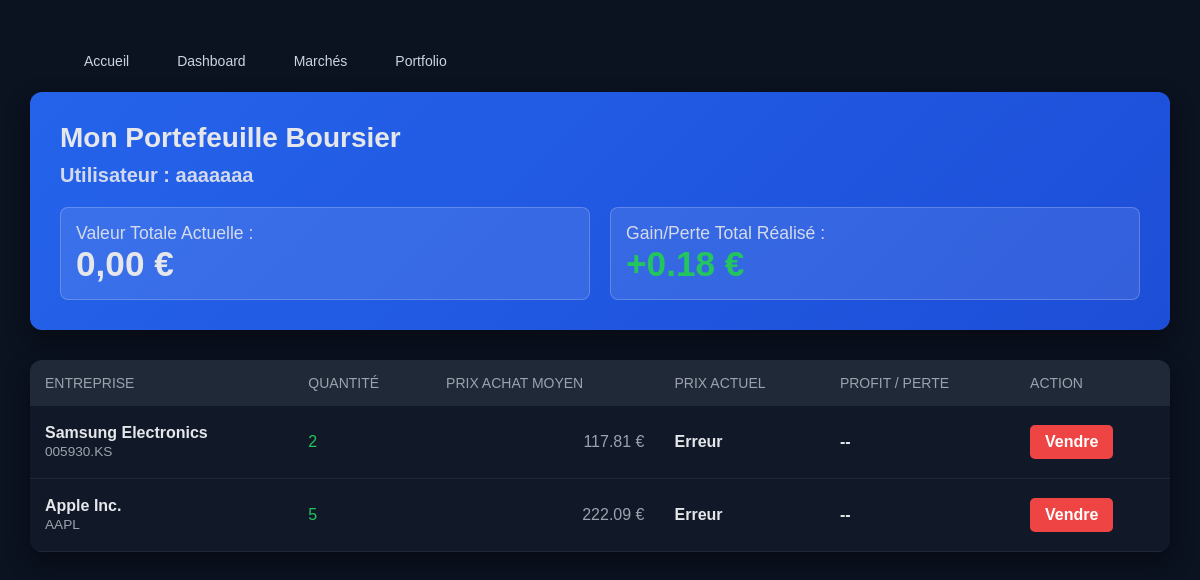
The page /wallet.php (signed in) on the database its author committed.
### tables this page shows
CREATE TABLE `client` (
  `id` int(11) NOT NULL,
  `pseudo` varchar(100) DEFAULT NULL,
  `email` varchar(100) DEFAULT NULL,
  `mdp` varchar(100) DEFAULT NULL,
  `token` varchar(50) DEFAULT NULL,
  `monnaie` int(11) DEFAULT NULL,
  `gain_realise` decimal(15,2) DEFAULT '0.00'
);

CREATE TABLE `portefeuille` (
  `id` int(11) NOT NULL,
  `pseudo_client` varchar(255) DEFAULT NULL,
  `ticker` varchar(20) DEFAULT NULL,
  `quantite` int(11) DEFAULT NULL,
  `prix_achat_moyen` decimal(15,4) DEFAULT NULL
);

CREATE TABLE `marche` (
  `ticker` varchar(10) NOT NULL,
  `nom` varchar(255) NOT NULL,
  `info` text
);

### wallet.php (the view, shortened to what this page needs)
<?php
include 'header.php';
$pdo = getBD();
$pseudo = $_SESSION['client']['pseudo'];
$stmt_client = $pdo->prepare("SELECT gain_realise FROM client WHERE pseudo = ?");
$stmt_client->execute([$pseudo]);
$client_info = $stmt_client->fetch(PDO::FETCH_ASSOC);
$gain_realise = $client_info ? $client_info['gain_realise'] : 0.00;
$sql = "
    SELECT p.ticker, p.quantite, p.prix_achat_moyen, m.nom
    FROM portefeuille p
    JOIN marche m ON p.ticker = m.ticker
    WHERE p.pseudo_client = ? AND p.quantite > 0
";
$stmt = $pdo->prepare($sql);
$stmt->execute([$pseudo]);
$portefeuille = $stmt->fetchAll(PDO::FETCH_ASSOC);
?>
<!DOCTYPE html>
<html lang="fr">
<head>
    <link href="wallet.css" rel="stylesheet" />
</head>
<body>
<div class="wallet-container">
    <h1>Mon Portefeuille Boursier</h1>
    <h2>Utilisateur : <?php echo htmlspecialchars($pseudo); ?></h2>
    <div style="display: flex; gap: 20px; margin-top: 20px; flex-wrap: wrap;">
        <div style="flex: 1; padding: 15px; background: rgba(255,255,255,0.1); border-radius: 8px; border: 1px solid rgba(255,255,255,0.2); min-width: 250px;">
            <span style="font-size: 1.1em; opacity: 0.9;">Valeur Totale Actuelle :</span>
            <div id="portfolio-total-display" style="font-size: 2.2em; font-weight: bold;">Chargement...</div>
        </div>
        <div style="flex: 1; padding: 15px; background: rgba(255,255,255,0.1); border-radius: 8px; border: 1px solid rgba(255,255,255,0.2); min-width: 250px;">
            <span style="font-size: 1.1em; opacity: 0.9;">Gain/Perte Total Réalisé :</span>
            <div style="font-size: 2.2em; font-weight: bold; color: <?php echo $gain_realise >= 0 ? '#22c55e' : '#f87171'; ?>;">
                <?php echo ($gain_realise > 0 ? "+" : "") . number_format($gain_realise, 2); ?> €
            </div>
        </div>
    </div>
</div>
<?php if (empty($portefeuille)) : ?>
    <div class="login-message">
        Votre portefeuille est actuellement vide. Allez sur les marchés pour acheter des actions !
    </div>
<?php else : ?>
    <table class="marches">
        <thead>
            <tr>
                <th>Entreprise</th>
                <th>Quantité</th>
                <th>Prix Achat Moyen</th>
                <th>Prix Actuel</th>
                <th>Profit / Perte</th>
                <th>Action</th>
            </tr>
        </thead>
        <tbody>
            <?php foreach ($portefeuille as $p) : ?>
            <tr class="stock-row" data-ticker="<?php echo htmlspecialchars($p['ticker']); ?>" data-achat="<?php echo htmlspecialchars($p['prix_achat_moyen']); ?>" data-qte="<?php echo htmlspecialchars($p['quantite']); ?>">
                <td><strong><?php echo htmlspecialchars($p['nom']); ?></strong> <br><span style="font-size:0.85em; color:#9ca3af;"><?php echo htmlspecialchars($p['ticker']); ?></span></td>
                <td><?php echo htmlspecialchars($p['quantite']); ?></td>
                <td><?php echo number_format($p['prix_achat_moyen'], 2); ?> €</td>
                <td class="live-price" style="font-weight: bold;">Chargement...</td>
                <td class="profit-val" style="font-weight: bold;">--</td>
                <td>
                    <a href="vendre.php?ticker=<?php echo urlencode($p['ticker']); ?>"
                       style="background-color: #ef4444; color: white; padding: 8px 15px; text-decoration: none; border-radius: 5px; font-weight: bold; display: inline-block; text-align: center; transition: 0.2s;">
                       Vendre
                    </a>
                </td>
            </tr>
            <?php endforeach; ?>
        </tbody>
    </table>
<?php endif; ?>
</body>
</html>

### header.css (style rules this page uses)
* { margin: 0; padding: 0; box-sizing: border-box; font-family: Arial, Helvetica, sans-serif; }
body { background-color: #0f172a; }

### wallet.css (style rules this page uses)
* { margin: 0; padding: 0; box-sizing: border-box; }
body { font-family: 'Segoe UI', Tahoma, sans-serif; background: #0b1220; color: #e5e7eb; padding: 30px; }
.wallet-container { background: linear-gradient(135deg, #2563eb, #1d4ed8); padding: 30px; border-radius: 12px; margin-bottom: 30px; box-shadow: 0 10px 25px rgba(0,0,0,0.4); }
h1 { font-size: 28px; margin-bottom: 10px; }
h2 { font-size: 20px; opacity: 0.9; }
.marches { width: 100%; border-collapse: collapse; background: #111827; border-radius: 12px; overflow: hidden; box-shadow: 0 10px 25px rgba(0,0,0,0.4); }
.marches th { text-align: left; padding: 15px; background: #1f2937; color: #9ca3af; font-weight: 500; font-size: 14px; text-transform: uppercase; }
.marches td { padding: 18px 15px; border-bottom: 1px solid #1f2937; }
.marches td:nth-child(2) { color: #22c55e; font-weight: 500; }
.marches td:nth-child(3) { text-align: right; color: #9ca3af; }

### rows shown on the page
client: gain_realise "0.18"
portefeuille: ticker.nom "Samsung Electronics", ticker "005930.KS", quantite "2", prix_achat_moyen "117.81"
portefeuille: ticker.nom "Apple Inc.", ticker "AAPL", quantite "5", prix_achat_moyen "222.09"

### other values the page prints
$pseudo "aaaaaaa"
